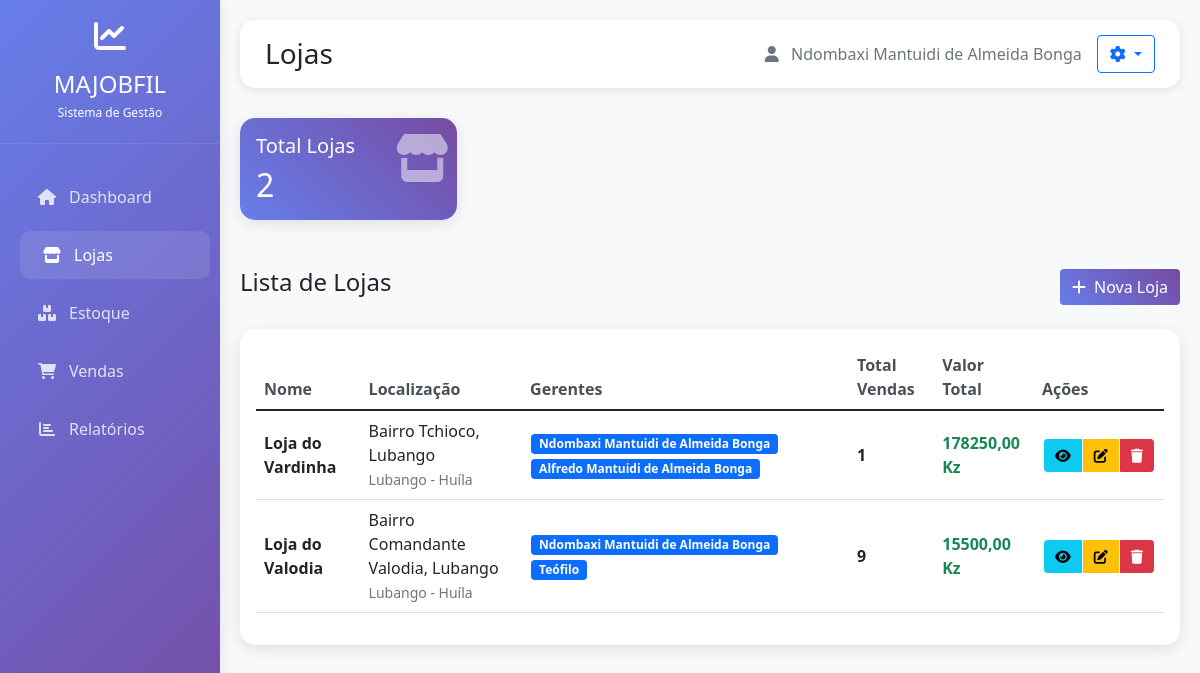
/loja/lojas/ (signed in), run on the app's committed database.
### conta/models.py (models this page shows, shortened)
class Conta(AbstractBaseUser, PermissionsMixin):
    username = models.CharField('Nome de usuário', max_length=30, unique=True)
    email = models.EmailField('Email', unique=True)
    nome = models.CharField('Nome completo', max_length=100)
    telemovel = models.CharField('Telemóvel', max_length=15, blank=True, null=True)
    data_nascimento = models.DateField('Data de nascimento', blank=True, null=True)
    bilhete_identidade = models.CharField('Bilhete de Identidade', max_length=20, blank=True, null=True)
    bairro = models.CharField('Bairro', max_length=100, blank=True, null=True)
    cidade = models.CharField('Cidade', max_length=100, blank=True, null=True)
    provincia = models.CharField('Província', max_length=100, blank=True, null=True)
    municipio = models.CharField('Município', max_length=100, blank=True, null=True)
    is_active = models.BooleanField('Ativo', default=True)
    is_staff = models.BooleanField('Staff', default=False)
    is_superuser = models.BooleanField('superuser', default=False)
    date_joined = models.DateTimeField('Data de registro', default=timezone.now)
    objects = CustomUserManager()
    USERNAME_FIELD = 'email'
    REQUIRED_FIELDS = ['username', 'nome']
    class Meta:
        verbose_name = 'Conta'
        verbose_name_plural = 'Contas'

### lojas/models.py (models this page shows, shortened)
class Loja(models.Model):
    PROVINCIAS = [
        ('Bengo', 'Bengo'),
        ('Benguela', 'Benguela'),
        ('Bié', 'Bié'),
        ('Cabinda', 'Cabinda'),
        ('Cuando-Cubango', 'Cuando-Cubango'),
        ('Cuanza-Norte', 'Cuanza-Norte'),
        ('Cuanza-Sul', 'Cuanza-Sul'),
        ('Cunene', 'Cunene'),
        ('Huambo', 'Huambo'),
        ('Huíla', 'Huíla'),
        ('Luanda', 'Luanda'),
        ('Lunda-Norte', 'Lunda-Norte'),
        ('Lunda-Sul', 'Lunda-Sul'),
        ('Malanje', 'Malanje'),
        ('Moxico', 'Moxico'),
        ('Namibe', 'Namibe'),
        ('Uíge', 'Uíge'),
        ('Zaire', 'Zaire'),
    ]
    nome = models.CharField(max_length=100, verbose_name='Nome da Loja')
    bairro = models.CharField(max_length=100, verbose_name='Bairro')
    cidade = models.CharField(max_length=100, verbose_name='Cidade')
    provincia = models.CharField(max_length=50, choices=PROVINCIAS, verbose_name='Província')
    municipio = models.CharField(max_length=100, verbose_name='Município')
    gerentes = models.ManyToManyField(
        settings.AUTH_USER_MODEL,
        verbose_name='Gerentes',
        related_name='lojas_gerenciadas'
    )
    @property
    def total_vendas(self):
        return Venda.objects.filter(
            Q(estoque_loja__loja=self) | Q(estoque_recarga__loja=self)
        ).count()
    @property
    def valor_total_vendas(self):
        resultado = Venda.objects.filter(
            Q(estoque_loja__loja=self) | Q(estoque_recarga__loja=self)
        ).aggregate(total=Sum('valor_total'))
        return resultado['total'] or 0
    class Meta:
        verbose_name = 'Loja'
        verbose_name_plural = 'Lojas'

### lojas/views.py (the view)
# urls.py: path('lojas/', views.listar_lojas, name='listar_lojas'),
@login_required
def listar_lojas(request):
    if request.user.is_superuser:
        lojas = Loja.objects.all()
    else:
        lojas = Loja.objects.filter(gerentes=request.user)
    context = {
        'lojas': lojas,
        'total_lojas': lojas.count()
    }
    return render(request, 'lojas/listar_lojas.html', context)

### conta/context_processors.py (called while the page is built, shortened)
def estatisticas_relatorios(request):
    if request.user.is_superuser:
        relatorios = RelatorioDiario.objects.all()
    else:
        lojas_usuario = request.user.lojas_gerenciadas.all()
        relatorios = RelatorioDiario.objects.filter(loja__in=lojas_usuario)
    total_relatorios = relatorios.count()
    completos = 0
    negativos = 0
    pendentes = 0
    for relatorio in relatorios:
        try:
            diferenca = relatorio.calcular_diferenca()
            if diferenca > 0:
                completos += 1
            elif diferenca < 0:
                negativos += 1
            else:
                pendentes += 1
        except Exception:
            continue
    return {
        'estatisticas': {
            'total_relatorios': total_relatorios,
            'completos': completos,
            'pendentes': pendentes,
            'negativos': negativos,
        }
    }

def atividades_recentes_context(request):
    if not request.user.is_authenticated:
        return {'atividades_recentes': []}
    atividades = Atividade.objects.filter(
        usuario=request.user
    ).order_by('-data')[:5]
    return {'atividades_recentes': atividades}

### relatorio/models.py (called while the page is built)
    def calcular_total_arrecadado(self):
        return (self.dm or Decimal('0.00')) + \
               (self.moedas or Decimal('0.00')) + \
               (self.tpa or Decimal('0.00')) + \
               (self.gastos or Decimal('0.00'))

    def calcular_diferenca(self):
        return self.total_geral - self.calcular_total_arrecadado()

### lojas/templates/lojas/listar_lojas.html (shortened to what this page needs)
<!DOCTYPE html>
<html lang="pt">
<head>
    <link href="https://cdn.jsdelivr.net/npm/bootstrap@5.1.3/dist/css/bootstrap.min.css" rel="stylesheet">
    <link href="https://cdnjs.cloudflare.com/ajax/libs/font-awesome/6.0.0/css/all.min.css" rel="stylesheet">
</head>
<body>
    <div class="sidebar" id="sidebar">
        <div class="logo">
            <i class="fas fa-chart-line fa-2x mb-2"></i>
            <h4 class="mb-0">MAJOBFIL</h4>
            <small>Sistema de Gestão</small>
        </div>
        <div class="mt-4">
            <ul class="nav flex-column">
                <li class="nav-item">
                    <a class="nav-link" href="{% url 'dashboard' %}">
                        <i class="fas fa-home"></i><span>Dashboard</span>
                    </a>
                </li>
                <li class="nav-item">
                    <a class="nav-link active" href="{% url 'listar_lojas' %}">
                        <i class="fas fa-store"></i><span>Lojas</span>
                    </a>
                </li>
                {% if user.is_superuser %}
                <li class="nav-item">
                    <a class="nav-link" href="{% url 'listar_estoque' %}">
                        <i class="fas fa-boxes"></i><span>Estoque</span>
                    </a>
                </li>
                {% endif %}
                <li class="nav-item">
                    <a class="nav-link" href="{% url 'listar_vendas' %}">
                        <i class="fas fa-shopping-cart"></i><span>Vendas</span>
                    </a>
                </li>
                <li class="nav-item">
                    <a class="nav-link" href="{% url 'listar_relatorios_diarios' %}">
                        <i class="fas fa-chart-bar"></i><span>Relatórios</span>
                    </a>
                </li>
            </ul>
        </div>
    </div>
    <div class="main-content" id="mainContent">
        <div class="top-bar fade-in">
            <h3 class="mb-0">Lojas</h3>
            <div class="top-bar-actions">
                <span class="text-muted">
                    <i class="fas fa-user me-2"></i>
                    {{ user.nome|default:user.username }}
                </span>
                <div class="dropdown">
                    <button class="btn btn-outline-primary dropdown-toggle" type="button"
                            data-bs-toggle="dropdown" aria-expanded="false" aria-label="Opções do usuário">
                        <i class="fas fa-cog"></i>
                    </button>
                </div>
            </div>
        </div>
        <div class="row mb-4 fade-in">
            <div class="col-xl-3 col-md-6 mb-4">
                <div class="card stats-card card-primary text-white">
                    <div class="card-body">
                        <div class="row">
                            <div class="col-8">
                                <h5>Total Lojas</h5>
                                <h2 class="mb-0">{{ total_lojas }}</h2>
                            </div>
                            <div class="col-4 text-end">
                                <i class="fas fa-store fa-3x opacity-50"></i>
                            </div>
                        </div>
                    </div>
                </div>
            </div>
        </div>
        <div class="row mb-4 fade-in">
            <div class="col-12">
                <div class="d-flex justify-content-between align-items-center">
                    <h4>Lista de Lojas</h4>
                    {% if user.is_superuser %}
                    <a href="{% url 'criar_loja' %}" class="btn btn-primary">
                        <i class="fas fa-plus me-2"></i>Nova Loja
                    </a>
                    {% endif %}
                </div>
            </div>
        </div>
        <div class="row fade-in">
            <div class="col-12">
                <div class="card table-card">
                    <div class="card-body">
                        <div class="table-responsive">
                            <table class="table table-hover">
                                <thead>
                                    <tr>
                                        <th>Nome</th>
                                        <th>Localização</th>
                                        <th>Gerentes</th>
                                        <th>Total Vendas</th>
                                        <th>Valor Total</th>
                                        <th>Ações</th>
                                    </tr>
                                </thead>
                                <tbody>
                                    {% for loja in lojas %}
                                    <tr>
                                        <td>
                                            <strong>{{ loja.nome }}</strong>
                                        </td>
                                        <td>
                                            {{ loja.bairro }}, {{ loja.cidade }}<br>
                                            <small class="text-muted">{{ loja.municipio }} - {{ loja.provincia }}</small>
                                        </td>
                                        <td>
                                            {% for gerente in loja.gerentes.all %}
                                            <span class="badge bg-primary">{{ gerente.nome|default:gerente.username }}</span>
                                            {% endfor %}
                                        </td>
                                        <td>
                                            <span class="fw-bold">{{ loja.total_vendas }}</span>
                                        </td>
                                        <td>
                                            <span class="fw-bold text-success">{{ loja.valor_total_vendas|floatformat:2 }} Kz</span>
                                        </td>
                                        <td>
                                            <div class="btn-group" role="group" aria-label="Ações da loja">
                                                <a href="{% url 'detalhes_loja' loja.id %}" class="btn btn-sm btn-info" title="Detalhes">
                                                    <i class="fas fa-eye"></i>
                                                </a>
                                                {% if user.is_superuser %}
                                                <a href="{% url 'editar_loja' loja.id %}" class="btn btn-sm btn-warning" title="Editar">
                                                    <i class="fas fa-edit"></i>
                                                </a>
                                                <a href="{% url 'excluir_loja' loja.id %}" class="btn btn-sm btn-danger" title="Excluir">
                                                    <i class="fas fa-trash"></i>
                                                </a>
                                                {% endif %}
                                            </div>
                                        </td>
                                    </tr>
                                    {% endfor %}
                                </tbody>
                            </table>
                        </div>
                    </div>
                </div>
            </div>
        </div>
    </div>
</body>
</html>

### lojas/templates/lojas/listar_lojas.html (style rules this page uses)
:root { --primary: #667eea; --secondary: #764ba2; --success: #10b981; --info: #3b82f6; --warning: #f59e0b; --danger: #ef4444; --sidebar-width: 250px; --sidebar-collapsed-width: 70px; }
* { box-sizing: border-box; }
body { font-family: 'Segoe UI', Tahoma, Geneva, Verdana, sans-serif; background-color: #f8f9fa; overflow-x: hidden; transition: all 0.3s; }
.sidebar { background: linear-gradient(135deg, var(--primary) 0%, var(--secondary) 100%); min-height: 100vh; color: white; position: fixed; width: var(--sidebar-width); transition: all 0.3s; z-index: 1000; top: 0; left: 0; box-shadow: 0 0 15px rgba(0,0,0,0.1); }
.sidebar .logo { padding: 20px; text-align: center; border-bottom: 1px solid rgba(255,255,255,0.1); transition: all 0.3s; white-space: nowrap; overflow: hidden; }
.sidebar .logo h4 { transition: all 0.3s; margin: 10px 0 5px; }
.sidebar .logo small { transition: all 0.3s; font-size: 0.75rem; }
.sidebar .nav-link { color: rgba(255,255,255,0.8); padding: 12px 20px; margin: 5px 15px; border-radius: 10px; transition: all 0.3s; display: flex; align-items: center; white-space: nowrap; overflow: hidden; }
.sidebar .nav-link:hover, .sidebar .nav-link.active { background: rgba(255,255,255,0.1); color: white; transform: translateX(5px); }
.sidebar .nav-link i { width: 24px; min-width: 24px; margin-right: 10px; text-align: center; transition: all 0.3s; }
.main-content { margin-left: var(--sidebar-width); padding: 20px; transition: all 0.3s; min-height: 100vh; }
.top-bar { background: white; border-radius: 15px; padding: 15px 25px; box-shadow: 0 2px 10px rgba(0,0,0,0.1); margin-bottom: 30px; display: flex; justify-content: space-between; align-items: center; flex-wrap: wrap; gap: 15px; }
.top-bar h3 { margin-bottom: 0; }
.top-bar-actions { display: flex; align-items: center; gap: 15px; }
.stats-card { border: none; border-radius: 15px; box-shadow: 0 4px 15px rgba(0,0,0,0.1); transition: transform 0.3s, box-shadow 0.3s; overflow: hidden; height: 100%; }
.card-primary { background: linear-gradient(45deg, var(--primary), var(--secondary)); color: white; }
.table-card { border: none; border-radius: 15px; box-shadow: 0 4px 15px rgba(0,0,0,0.1); transition: transform 0.3s, box-shadow 0.3s; }
.btn-primary { background: linear-gradient(45deg, var(--primary), var(--secondary)); border: none; }
.btn-group .btn { padding: 5px 10px; margin: 0 2px; }
.table-responsive { overflow-x: auto; -webkit-overflow-scrolling: touch; }
.table { min-width: 800px; }
.table th { border-top: none; font-weight: 600; color: #495057; }
.table td { vertical-align: middle; }
.badge { font-size: 0.75rem; padding: 4px 8px; margin: 1px; }
@media (max-width: 1200px) { :root { --sidebar-width: 220px; } }
@media (max-width: 1200px) { .main-content { margin-left: 220px; } }
@media (max-width: 1200px) { .table { min-width: 700px; } }
.fade-in { animation: fadeIn 0.5s ease-out; }

### data on the page
Conta: nome "Ndombaxi Mantuidi de Almeida Bonga"
Loja: nome "Loja do Vardinha", bairro "Bairro Tchioco", cidade "Lubango", municipio "Lubango", provincia "Huíla", total_vendas "1", valor_total_vendas "178250,00"
Conta: nome "Alfredo Mantuidi de Almeida Bonga"
Loja: nome "Loja do Valodia", bairro "Bairro Comandante Valodia", cidade "Lubango", municipio "Lubango", provincia "Huíla", total_vendas "9", valor_total_vendas "15500,00"
Conta: nome "Teófilo"

### other printed values
{{ total_lojas }} "2"
